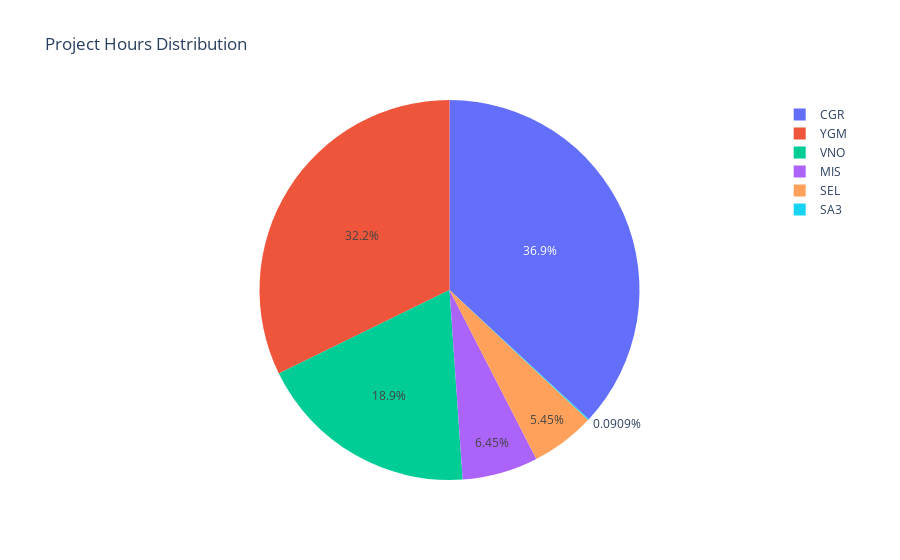

Here is the notebook cell this chart was saved with:
### Code cell
labels, values = zip(*project_hours_data)
fig = px.pie(names=labels, values=values, title='Project Hours Distribution')
fig.show()

### Figure 1 — Plotly figure (JSON) as saved in the notebook; plotly's stock layout.template omitted (floating-point values rounded to 4 significant figures)
{"data": [{"domain": {"x": [0, 1], "y": [0, 1]}, "hovertemplate": "label=%{label}<br>value=%{value}<extra></extra>", "labels": ["YGM", "CGR", "VNO", "SEL", "MIS", "SA3"], "legendgroup": "", "name": "", "showlegend": true, "type": "pie", "values": [177.3, 202.9, 103.8, 30, 35.5, 0.5]}], "layout": {"legend": {"tracegroupgap": 0}, "title": {"text": "Project Hours Distribution"}}}
